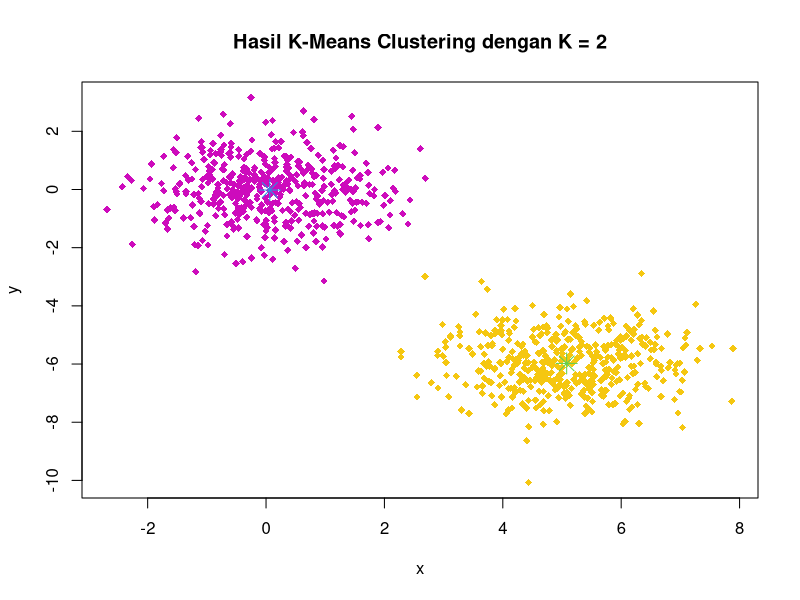
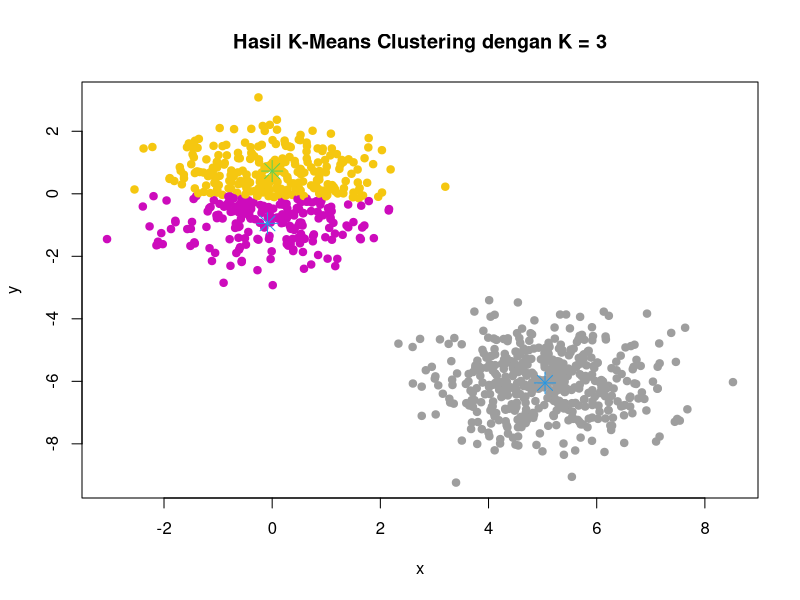
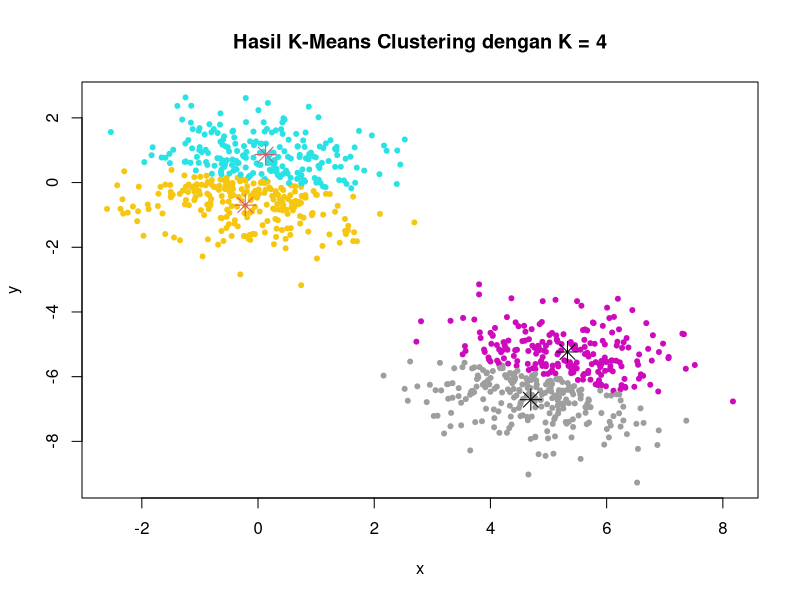

The R script that drew these images, in order:
# K-Means clustering dengan K=2
set.seed(2)
m=matrix(rnorm(900*2), ncol=2)
m[1:450,1]=m[1:450,1]+5
m[1:450,2]=m[1:450,2]-6
colnames(m) <- c("x","y")

km.out=kmeans(m,2,nstart = 20)
km.out$cluster

plot(m, col=(km.out$cluster+5),
     main = "Hasil K-Means Clustering dengan K = 2",
     pch=18,
     cex=1)

points(km.out$centers,
       col=4:3,
       pch=8,
       cex=2)

# K-Means clustering dengan K=3
set.seed(3)
m=matrix(rnorm(900*2), ncol=2)
m[1:450,1]=m[1:450,1]+5
m[1:450,2]=m[1:450,2]-6
colnames(m) <- c("x","y")

km.out=kmeans(m,3,nstart = 20)
km.out$cluster

plot(m, col=(km.out$cluster+5),
     main = "Hasil K-Means Clustering dengan K = 3",
     pch=20,
     cex=1.5)

points(km.out$centers,
       col=4:3,
       pch=8,
       cex=2)


# K-Means clustering dengan K=4
set.seed(4)
m=matrix(rnorm(900*2), ncol=2)
m[1:450,1]=m[1:450,1]+5
m[1:450,2]=m[1:450,2]-6
colnames(m) <- c("x","y")

km.out=kmeans(m,4,nstart = 20)
km.out$cluster

plot(m, col=(km.out$cluster+4),
     main = "Hasil K-Means Clustering dengan K = 4",
     pch=20,
     cex=1)

points(km.out$centers,
       col=2:1,
       pch=8,
       cex=2)